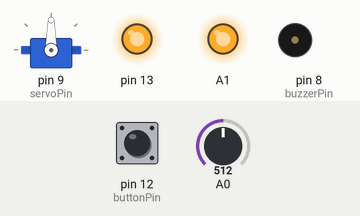
The sketch below on a simulated Arduino Uno, built with avr-gcc and run on an emulated ATmega328P. Shown: servo, output pins drawn as LEDs (lit = HIGH), buzzer (waves = sounding, pin HIGH). The test bench sets the inputs (shaded band); at power-on: A0 = 512, pin 12 (buttonPin) HIGH. What the sketch prints to the serial monitor is not drawn.

Above: at 1.2 s.
1.3 s: A0 set to 406
2.8 s: A0 set to 393
At 4.0 s:
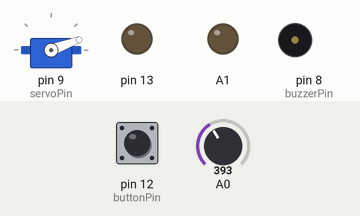
4.3 s: pin 12 (buttonPin) pulled LOW for 0.15 s
At 4.38 s:
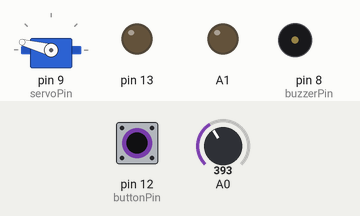
5.9 s: pin 12 (buttonPin) pulled LOW for 3.2 s
At 10.0 s:
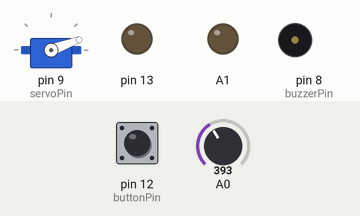
10.6 s: A0 set to 410
At 11.2 s:
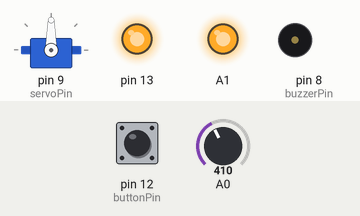
12.1 s: pin 12 (buttonPin) pulled LOW for 1 s
At 12.9 s:
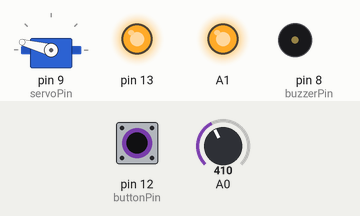
Timing chart, 0 to 15.1 s (numbered marks = the images above; inputs shaded):
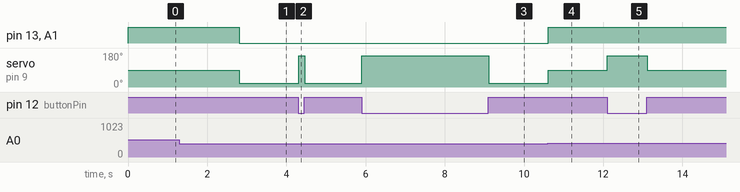

Measured:
- the behaviour switches between 400 and 399 on A0 (found by bisection; images 0 and 1)
- after the input at 2.8 s, pin 13, A1: HIGH → LOW at once; servo on pin 9 (servoPin): 90° → 20° at once
- after the input at 4.3 s, servo on pin 9 (servoPin): 20° → 165° at once, → 20° 0.15 s later
- after the input at 5.9 s, servo on pin 9 (servoPin): 20° → 165° at once, → 20° 3.2 s later
- after the input at 10.6 s, pin 13, A1: LOW → HIGH at once; servo on pin 9 (servoPin): 20° → 90° at once
- after the input at 12.1 s, servo on pin 9 (servoPin): 90° → 165° at once, → 90° 1.0 s later

The sketch:

redBotServo.ino
```cpp
#include <RedBot.h>
#include <Servo.h>
RedBotMotors motors;

Servo dgServo;

// Create a couple of constants for our pins.
const int buzzerPin = 8;
const int servoPin = 9;
const int buttonPin = 12;

void setup()
{
  pinMode(buttonPin, INPUT_PULLUP); // configures the button as an INPUT
  // INPUT_PULLUP defaults it to HIGH.
  pinMode(buzzerPin, OUTPUT);  // configures the buzzerPin as an OUTPUT

  pinMode(13,OUTPUT);
  pinMode(14,INPUT);
  pinMode(A1,OUTPUT);
  dgServo.attach(servoPin);
  Serial.begin(9600);
}

void loop()
{
  int light = analogRead(14);
  int mapped = map(light,0,800,128,255);
  boolean val1 = digitalRead(buttonPin);
  Serial.println(light);
  if (val1 == LOW){
    dgServo.write(165);
  } else{
      if ( light >= 400) // if the button is pushed (LOW)
      {
        dgServo.write(90);
        digitalWrite(13,HIGH);
        digitalWrite(A1,HIGH);

      } else  // otherwise, do this.
      {
        dgServo.write(20);
        digitalWrite(13,LOW);
        digitalWrite(A1,LOW);
      }
  }
}
```
